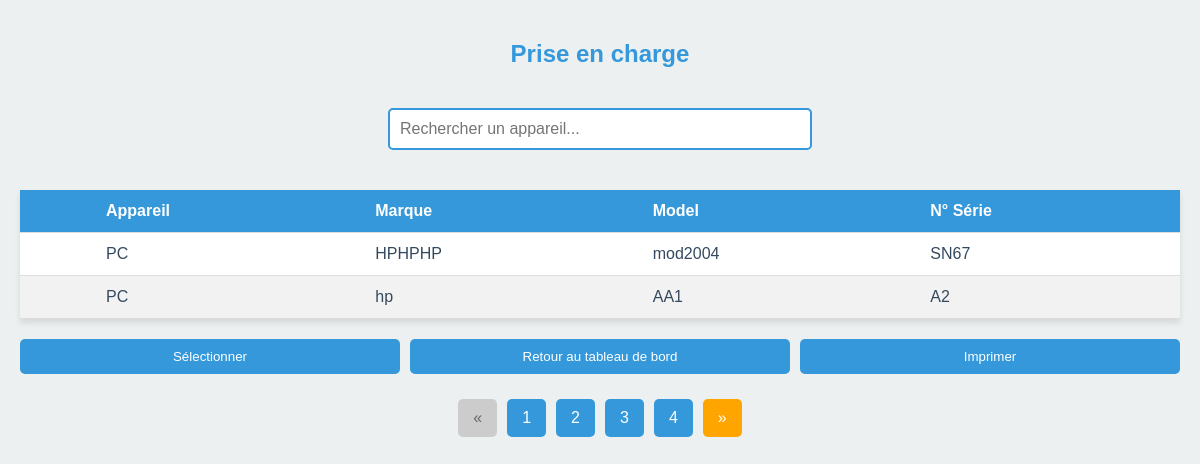
The app's page /prise_charge.php (signed in) with its own data.
### tables this page shows
CREATE TABLE `stock` (
  `id` int(11) NOT NULL,
  `appareil` varchar(100) NOT NULL,
  `organisation` varchar(100) NOT NULL,
  `status` varchar(50) NOT NULL,
  `marque` varchar(100) NOT NULL,
  `model` varchar(100) NOT NULL,
  `n_serie` varchar(100) NOT NULL,
  `date_achat` date NOT NULL,
  `date_mise_production` date NOT NULL,
  `created_at` timestamp NOT NULL DEFAULT current_timestamp(),
  `contact` varchar(255) DEFAULT NULL,
  `document` varchar(255) DEFAULT NULL
);

### prise_charge.php (the view, shortened to what this page needs)
<?php
$servername = "localhost";
$username = "root";
$password = "";
$dbname = "user_db";
$conn = new mysqli($servername, $username, $password, $dbname);
$search_query = "";
$items_per_page = 5;
$page = isset($_GET['page']) && is_numeric($_GET['page']) ? (int)$_GET['page'] : 1;
$offset = ($page - 1) * $items_per_page;
$total_items_sql = "SELECT COUNT(*) as total FROM stock" . $search_query;
$total_items_result = $conn->query($total_items_sql);
$total_items_row = $total_items_result->fetch_assoc();
$total_items = $total_items_row['total'];
$total_pages = ceil($total_items / $items_per_page);
$sql = "SELECT id, appareil, marque, model, n_serie FROM stock where status='stock'" . $search_query . " LIMIT $items_per_page OFFSET $offset";
$result = $conn->query($sql);
?>
<!DOCTYPE html>
<html lang="fr">
<head>
</head>
<body>
    <h2>Prise en charge</h2>
    <div class="search-container">
        <input type="text" id="searchBar" placeholder="Rechercher un appareil...">
    </div>
    <form id="deviceForm" method="post" action="frm.php">
        <table class="device-table" id="deviceTable">
            <thead>
                <tr>
                    <th class="checkbox-column"></th>
                    <th>Appareil</th>
                    <th>Marque</th>
                    <th>Model</th>
                    <th>N° Série</th>
                </tr>
            </thead>
            <tbody>
                <?php
                if ($result->num_rows > 0) {
                    while($row = $result->fetch_assoc()) { ?>
                        <tr>
                            <td class="checkbox-column"><input type="checkbox" class="select-checkbox" name="selectedDevices[]" value="<?php echo $row['id']; ?>"></td>
                            <td><?php echo $row['appareil']; ?></td>
                            <td><?php echo $row['marque']; ?></td>
                            <td><?php echo $row['model']; ?></td>
                            <td><?php echo $row['n_serie']; ?></td>
                        </tr>
                    <?php }
                } else { ?>
                    <tr>
                        <td colspan="5">Aucun appareil trouvé</td>
                    </tr>
                <?php } ?>
            </tbody>
        </table>
        <div class="buttons-container">
            <button type="button" onclick="toggleCheckboxes()">Sélectionner</button>
            <button type="button" onclick="goToDashboard()">Retour au tableau de bord</button>
            <button type="submit">Imprimer</button>
        </div>
        <div class="pagination">
            <?php if ($page > 1): ?>
                <a href="prise_charge.php?page=<?php echo $page - 1; ?>&search=<?php echo urlencode(isset($_GET['search']) ? $_GET['search'] : ''); ?>" class="prev">&laquo;</a>
            <?php else: ?>
                <span class="prev disabled">&laquo;</span>
            <?php endif; ?>
            <?php for ($i = 1; $i <= $total_pages; $i++): ?>
                <?php if ($i == $page): ?>
                    <span class="active"><?php echo $i; ?></span>
                <?php else: ?>
                    <a href="prise_charge.php?page=<?php echo $i; ?>&search=<?php echo urlencode(isset($_GET['search']) ? $_GET['search'] : ''); ?>"><?php echo $i; ?></a>
                <?php endif; ?>
            <?php endfor; ?>
            <?php if ($page < $total_pages): ?>
                <a href="prise_charge.php?page=<?php echo $page + 1; ?>&search=<?php echo urlencode(isset($_GET['search']) ? $_GET['search'] : ''); ?>" class="next">&raquo;</a>
            <?php else: ?>
                <span class="next disabled">&raquo;</span>
            <?php endif; ?>
        </div>
    </form>
</body>
</html>

### prise_charge.php (style rules this page uses)
:root { --primary-color: #3498db; --secondary-color: #2ecc71; --background-color: #ecf0f1; --text-color: #34495e; }
body { font-family: 'Arial', sans-serif; background-color: var(--background-color); color: var(--text-color); margin: 0; padding: 20px; display: grid; grid-template-columns: 1fr; gap: 20px; }
h2 { color: var(--primary-color); text-align: center; animation: fadeIn 0.5s ease-out; }
.search-container { display: flex; justify-content: center; margin-bottom: 20px; }
#searchBar { width: 100%; max-width: 400px; padding: 10px; border: 2px solid var(--primary-color); border-radius: 5px; font-size: 16px; transition: all 0.3s ease; }
.device-table { width: 100%; border-collapse: collapse; background-color: white; box-shadow: 0 4px 6px rgba(0, 0, 0, 0.1); animation: slideIn 0.5s ease-out; }
.device-table th, .device-table td { padding: 12px; text-align: left; border-bottom: 1px solid #ddd; }
.device-table th { background-color: var(--primary-color); color: white; }
.device-table tr:nth-child(even) { background-color: #f2f2f2; }
.buttons-container { display: grid; grid-template-columns: repeat(auto-fit, minmax(150px, 1fr)); gap: 10px; margin-top: 20px; }
button { padding: 10px 20px; border: none; border-radius: 5px; background-color: var(--primary-color); color: white; cursor: pointer; transition: all 0.3s ease; }
.device-table .checkbox-column { width: 50px; }
.pagination { text-align: center; margin-top: 20px; display: flex; justify-content: center; align-items: center; }
.pagination a, .pagination span { display: inline-block; padding: 10px 15px; margin: 5px; border-radius: 5px; background-color: var(--primary-color); color: white; text-decoration: none; transition: background-color 0.3s ease; }
.pagination .prev, .pagination .next { background-color: orange; color: white; }
.pagination .disabled { pointer-events: none; background-color: #ccc; color: #666; }

### records on screen
stock: appareil "PC", marque "HPHPHP", model "mod2004", n_serie "SN67"
stock: appareil "PC", marque "hp", model "AA1", n_serie "A2"
